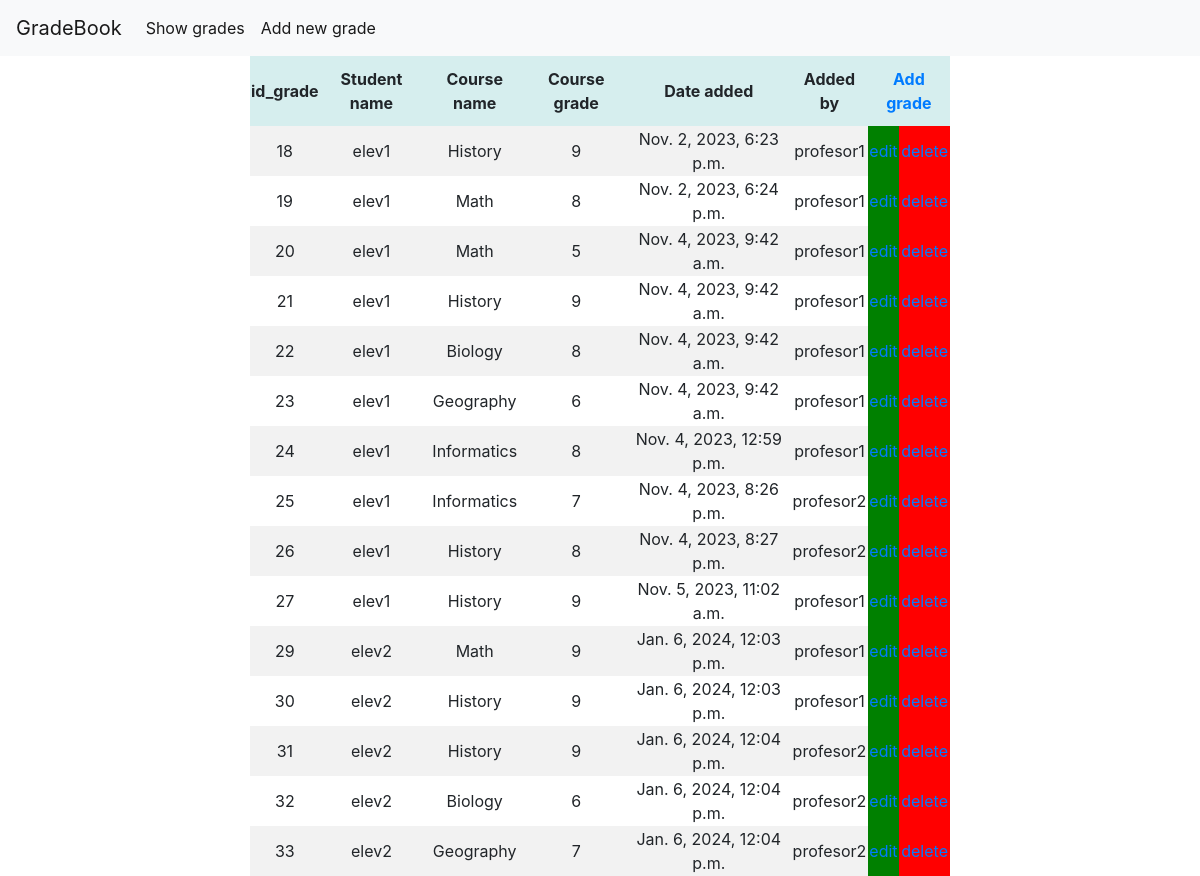
/gradebook/teacher_home/ (signed in), run on the app's committed database.
### gradebook/models.py (models this page shows, shortened)
class Grade(models.Model):
    student_name = models.CharField(max_length=100, blank=True)
    course_name = models.CharField(max_length=100,blank=True)
    course_grade = models.PositiveIntegerField(validators=[MaxValueValidator(10, message="Grade must be less than or equal to 10.")])
    date_added = models.DateTimeField(default=datetime.now, blank=True)
    added_by = models.CharField(max_length=100,blank=True)

### gradebook/views.py (the view)
# urls.py: path("teacher_home/", views.teacher_home, name="teacher-page"),
def teacher_home(request):
    all_grades = Grade.objects.all
    grades_context = {"grades": all_grades}
    return render(request, template_name='gradebook/teacher.html', context=grades_context)

### templates/gradebook/teacher.html (shortened to what this page needs)
{% extends "base.html" %}
{% block content %}
<div class="tabel">
    <table>
        <tr>
            <th>id_grade</th>
            <th>Student name</th>
            <th>Course name</th>
            <th>Course grade</th>
            <th>Date added</th>
            <th>Added by</th>
            <th colspan="2"><a href="{% url 'add-grade' %}">Add grade</a></th>
        </tr>
        {% for grade in grades %}
            {% if user.username == 'admin' %}
                <tr>
                    <td>{{grade.id}}</td>
                    <td>{{grade.student_name}}</td>
                    <td>{{grade.course_name}}</td>
                    <td>{{grade.course_grade}}</td>
                    <td>{{grade.date_added}}</td>
                    <td>{{grade.added_by}}</td>
                    <td class="edit"><a href="http://127.0.0.1:8000/gradebook/updategrade/{{grade.id}}">edit</a></td>
                    <td class="delete"><a href="http://127.0.0.1:8000/gradebook/deletegrade/{{grade.id}}">delete</a></td>
                </tr>
            {% endif %}
        {% endfor %}
    </table>
</div>
{% endblock %}

### finalproject/static/css/base.css (style rules this page uses)
div.tabel { width: 700px; margin: auto; }
th, td { text-align: center; height: 30px; }
th { height: 70px; background-color: #D6EEEE; }
td.edit { background-color: green; }
td.delete { background-color: red; }
tr:nth-child(even) { background-color: #f2f2f2; }

### data on the page
Grade: id "18", student_name "elev1", course_name "History", course_grade "9", date_added "Nov. 2, 2023, 6:23 p.m.", added_by "profesor1"
Grade: id "19", student_name "elev1", course_name "Math", course_grade "8", date_added "Nov. 2, 2023, 6:24 p.m.", added_by "profesor1"
Grade: id "20", student_name "elev1", course_name "Math", course_grade "5", date_added "Nov. 4, 2023, 9:42 a.m.", added_by "profesor1"
Grade: id "21", student_name "elev1", course_name "History", course_grade "9", date_added "Nov. 4, 2023, 9:42 a.m.", added_by "profesor1"
Grade: id "22", student_name "elev1", course_name "Biology", course_grade "8", date_added "Nov. 4, 2023, 9:42 a.m.", added_by "profesor1"
Grade: id "23", student_name "elev1", course_name "Geography", course_grade "6", date_added "Nov. 4, 2023, 9:42 a.m.", added_by "profesor1"
Grade: id "24", student_name "elev1", course_name "Informatics", course_grade "8", date_added "Nov. 4, 2023, 12:59 p.m.", added_by "profesor1"
Grade: id "25", student_name "elev1", course_name "Informatics", course_grade "7", date_added "Nov. 4, 2023, 8:26 p.m.", added_by "profesor2"
Grade: id "26", student_name "elev1", course_name "History", course_grade "8", date_added "Nov. 4, 2023, 8:27 p.m.", added_by "profesor2"
Grade: id "27", student_name "elev1", course_name "History", course_grade "9", date_added "Nov. 5, 2023, 11:02 a.m.", added_by "profesor1"
Grade: id "29", student_name "elev2", course_name "Math", course_grade "9", date_added "Jan. 6, 2024, 12:03 p.m.", added_by "profesor1"
Grade: id "30", student_name "elev2", course_name "History", course_grade "9", date_added "Jan. 6, 2024, 12:03 p.m.", added_by "profesor1"
Grade: id "31", student_name "elev2", course_name "History", course_grade "9", date_added "Jan. 6, 2024, 12:04 p.m.", added_by "profesor2"
Grade: id "32", student_name "elev2", course_name "Biology", course_grade "6", date_added "Jan. 6, 2024, 12:04 p.m.", added_by "profesor2"
Grade: id "33", student_name "elev2", course_name "Geography", course_grade "7", date_added "Jan. 6, 2024, 12:04 p.m.", added_by "profesor2"
